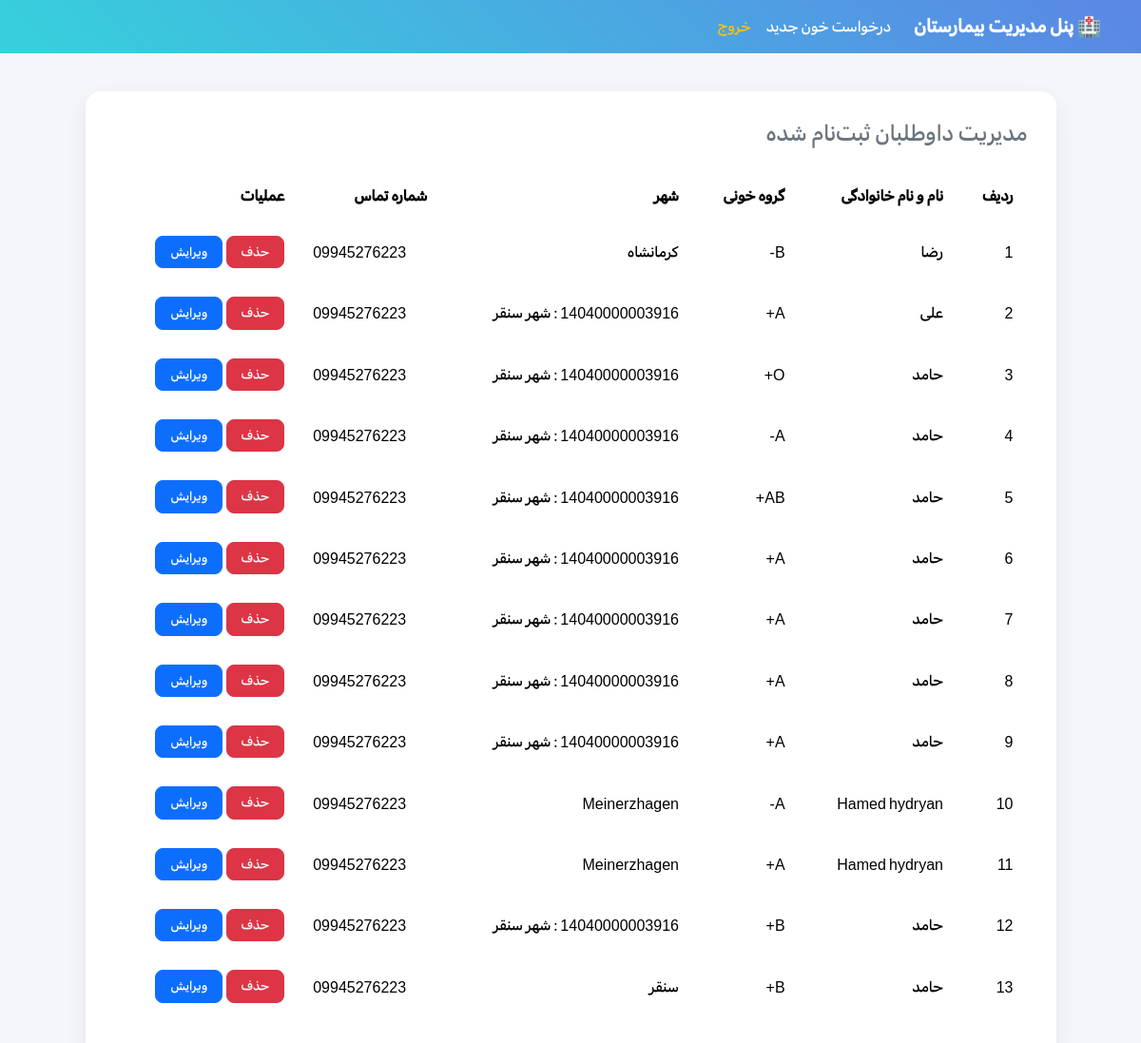
Before: /hospital/manage_donors with the older database file.
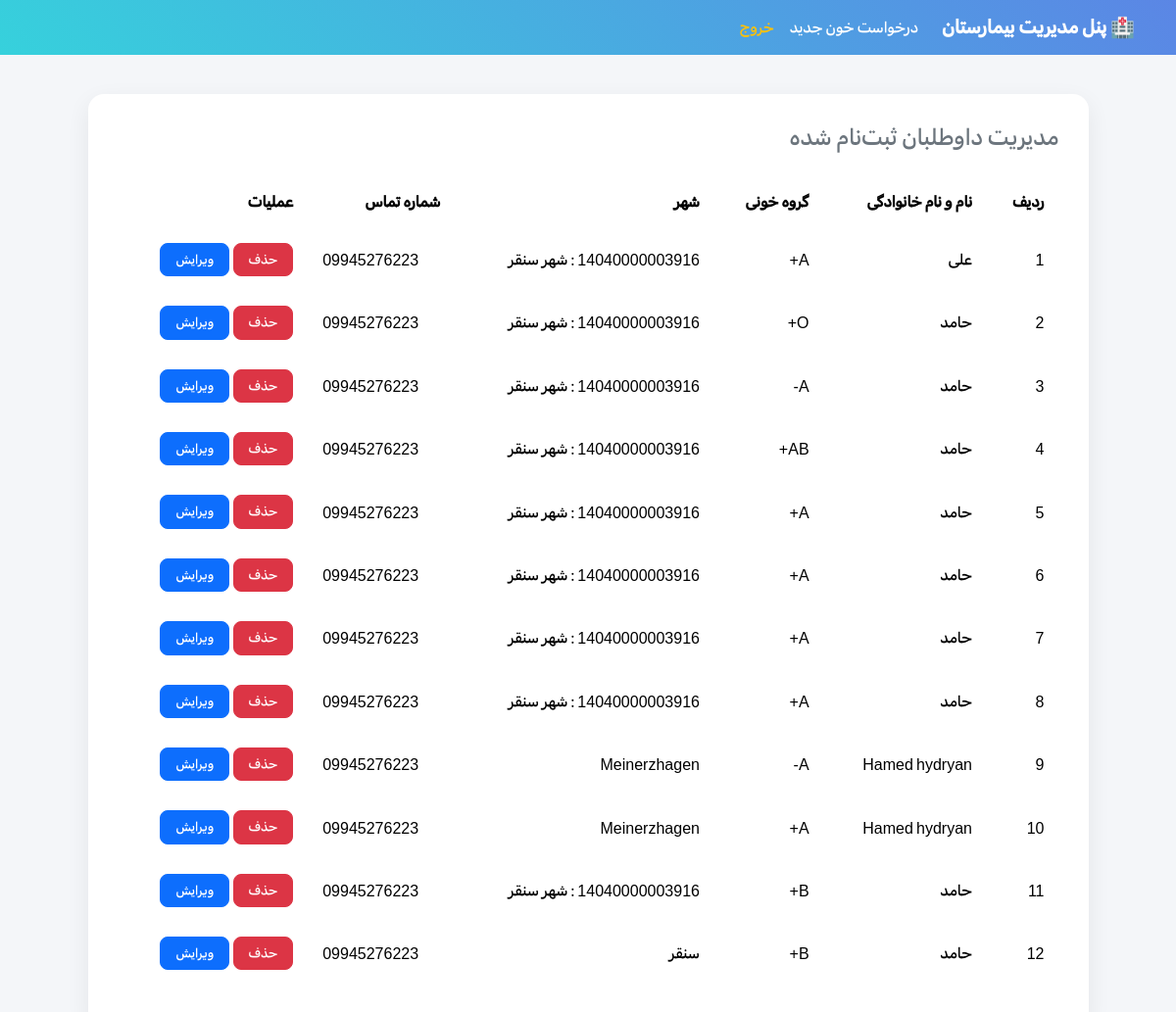
After: the same page with the newer database file.
### tables this page shows
CREATE TABLE donors (
            id INTEGER PRIMARY KEY AUTOINCREMENT,
            name TEXT NOT NULL,
            blood_type TEXT NOT NULL,
            city TEXT NOT NULL,
            phone TEXT NOT NULL
        );

### app.py (the view)
@app.route('/hospital/manage_donors')
def manage_donors():
    conn = get_db_connection()
    donors = conn.execute("SELECT * FROM donors ORDER BY id DESC").fetchall()
    conn.close()
    return render_template('manage_donors.html', donors=donors)

### app.py (called while the page is built)
def get_db_connection():
    conn = sqlite3.connect('database.db')
    conn.row_factory = sqlite3.Row
    return conn

### templates/manage_donors.html (shortened to what this page needs)
<!DOCTYPE html>
<html lang="fa" dir="rtl">
<head>
    <link href="https://cdn.jsdelivr.net/npm/bootstrap@5.3.3/dist/css/bootstrap.rtl.min.css" rel="stylesheet">
</head>
<body>
    <nav class="navbar navbar-expand-lg">
        <div class="container">
            <a class="navbar-brand text-white fw-bold" href="/hospital/dashboard">🏥 پنل مدیریت بیمارستان</a>
            <ul class="navbar-nav me-auto">
                <li class="nav-item"><a class="nav-link text-white" href="/request">درخواست خون جدید</a></li>
                <li class="nav-item"><a class="nav-link text-warning" href="/">خروج</a></li>
            </ul>
        </div>
    </nav>
    <div class="container">
        <div class="row justify-content-center">
            <div class="col-md-11">
                <div class="table-container">
                    <h4 class="text-secondary mb-4">مدیریت داوطلبان ثبت‌نام شده</h4>
                    <table class="table table-borderless">
                        <thead>
                            <tr>
                                <th>ردیف</th>
                                <th>نام و نام خانوادگی</th>
                                <th>گروه خونی</th>
                                <th>شهر</th>
                                <th>شماره تماس</th>
                                <th>عملیات</th>
                            </tr>
                        </thead>
                        <tbody>
                            {% for donor in donors %}
                            <tr>
                                <td>{{ loop.index }}</td>
                                <td>{{ donor['name'] }}</td>
                                <td>{{ donor['blood_type'] }}</td>
                                <td>{{ donor['city'] }}</td>
                                <td dir="ltr">{{ donor['phone'] }}</td>
                                <td>
                                    <form action="/delete_donor/{{ donor['id'] }}" method="POST" style="display:inline;"
                                        onsubmit="return confirm('آیا از حذف این داوطلب مطمئن هستید؟');">
                                        <button type="submit" class="btn btn-danger btn-action">حذف</button>
                                    </form>
                                    <a href="/edit_donor/{{ donor['id'] }}"
                                        class="btn btn-primary btn-action">ویرایش</a>
                                </td>
                            </tr>
                            {% else %}
                            <tr>
                                <td colspan="6" class="text-center text-muted py-4">هیچ داوطلبی ثبت‌نام نکرده است.</td>
                            </tr>
                            {% endfor %}
                        </tbody>
                    </table>
                </div>
            </div>
        </div>
    </div>
</body>
</html>

### templates/manage_donors.html (style rules this page uses)
* { font-family: 'MyFont', sans-serif; }
body { background-color: #f4f6f9; }
.navbar { background: linear-gradient(45deg, #36d1dc, #5b86e5) !important; }
.table-container { background: white; border-radius: 16px; box-shadow: 0 8px 25px rgba(0, 0, 0, 0.07); padding: 30px; margin-top: 40px; }
table thead { background-color: #5b86e5; color: white; }
table thead th { border: none !important; padding: 15px !important; }
table td { padding: 15px !important; vertical-align: middle; }
.btn-action { padding: 6px 15px !important; font-size: 0.85rem !important; border-radius: 8px !important; }

Changed rows visible on the page:
removed donors: name "رضا", blood_type "B-", city "کرمانشاه", phone "09945276223"
